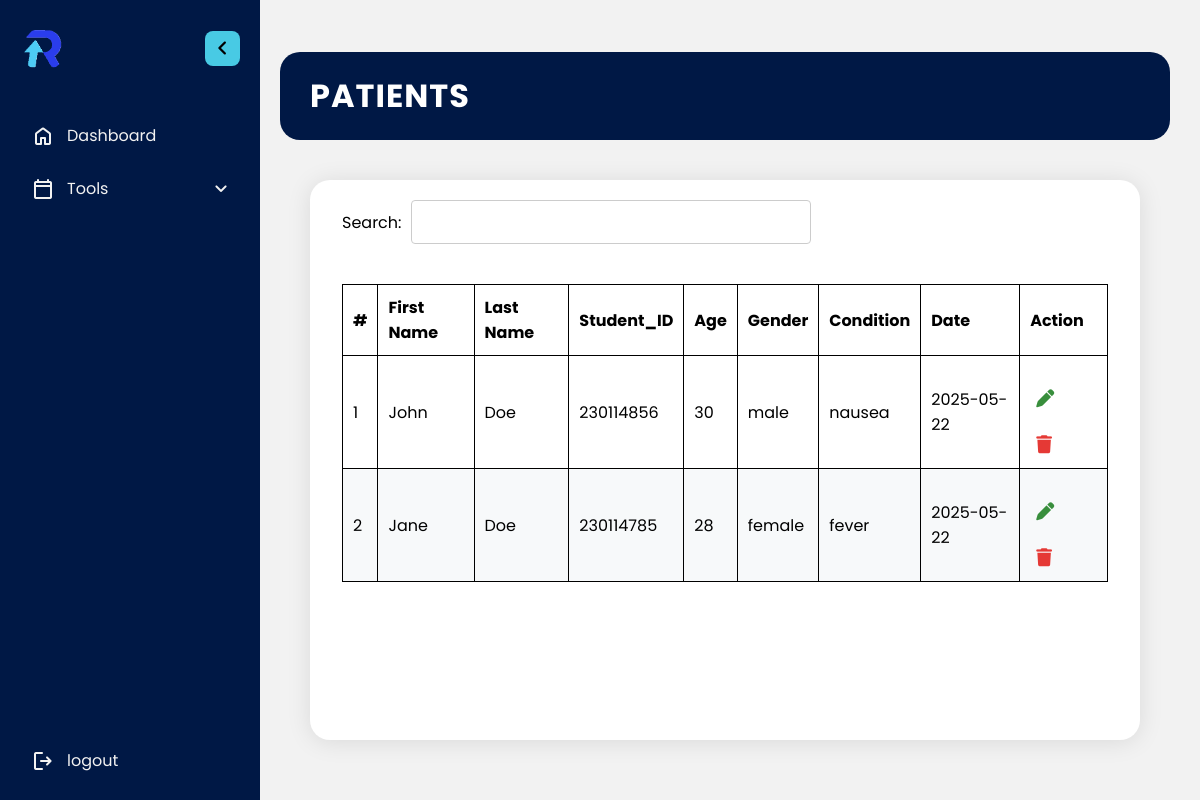
The app's page /records.php with its own data.
### tables this page shows
CREATE TABLE `patients` (
  `id` int(55) NOT NULL,
  `firstName` varchar(55) NOT NULL,
  `lastName` varchar(55) NOT NULL,
  `studentID` int(255) NOT NULL,
  `age` varchar(55) NOT NULL,
  `gender` varchar(55) NOT NULL,
  `condition` varchar(55) NOT NULL,
  `date` date NOT NULL
);

### records.php (the view, shortened to what this page needs)
<?php
include("config.php");
?>
<!DOCTYPE html>
<html lang="en">
<head>
    <link rel="stylesheet" href="bahay/style.css">
    <link rel="stylesheet" href="https://cdnjs.cloudflare.com/ajax/libs/font-awesome/6.7.2/css/all.min.css">
    <link rel="stylesheet" href="https://cdnjs.cloudflare.com/ajax/libs/remixicon/4.2.0/remixicon.css">
</head>
<body>
            <button class="sidebar-menu-button">
            </button>
    <aside class="sidebar">
        <header class="sidebar-header">
            <a href="#" class="header-logo">
                <img src="img/cropped.PNG" alt="Rxecll">
            </a>
            <button class="sidebar-toggler">
                <span class="material-symbols-rounded">chevron_left</span>
            </button>
        </header>
        <nav class="sidebar-nav">
            <ul class="nav-list primary-nav">
                <li class="nav-item">
                    <a href="bahay.php" class="nav-link">
                        <span class="material-symbols-rounded">home</span>
                        <span class="nav-label">Dashboard</span>
                    </a>
                </li>
                <li class="nav-item dropdown-container">
                    <a href="bahay.php" class="nav-link dropdown-toggle">
                        <span class="material-symbols-rounded">calendar_today</span>
                        <span class="nav-label">Tools</span>
                        <span class="dropdown-icon material-symbols-rounded">keyboard_arrow_down</span>
                    </a>
                </li>
            </ul>
            <ul class="nav-list secondary-nav">
                <li class="nav-item">
                    <a href="logout.php" class="nav-link">
                        <span class="material-symbols-rounded">logout</span>
                        <span class="nav-label">logout</span>
                    </a>
                </li>
            </ul>
        </nav>
    </aside>
    <main class="main">
        <header class="main-header">
            <h1 class="main-title">PATIENTS</h1>
        </header>
        <section class="content">
            <div class="main-content" style="padding: 0;">
            <div class="search-container" style="margin-bottom: 20px; display: flex; align-items: center; justify-content: flex-start; width: 100%; padding-left: 32px; padding-top: 20px;">
                <label for="searchInput" class="search-label" style="font-size: 16px; margin-right: 10px;">Search:</label>
                <input type="text" id="searchInput" class="search-input" placeholder="" style="flex: 1 1 300px; max-width: 400px; min-width: 180px; padding: 10px; font-size: 16px; border: 1px solid #ccc; border-radius: 4px;">
            </div>
    <div style="overflow-x:auto; overflow-y:auto; width:100%; max-height:60vh; padding: 0 32px;">
    <table>
        <thead>
            <tr>
                <th>#</th>
                <th>First Name</th>
                <th>Last Name</th>
                <th>Student_ID</th>
                <th>Age</th>
                <th>Gender</th>
                <th>Condition</th>
                <th>Date</th>
                <th>Action</th>
            </tr>
        </thead>
        <tbody id="patientTable">
        <?php
        $sql = "SELECT * from patients";
        $query = $dbh->prepare($sql);
        $query->execute();
        $results = $query->fetchAll(PDO::FETCH_OBJ);
        $cnt = 1;
        if ($results && count($results) > 0) {
            foreach ($results as $result) { ?>
                <tr>
                    <td><?php echo htmlentities($cnt); ?></td>
                    <td><?php echo htmlentities(trim($result->firstName)); ?></td>
                    <td><?php echo htmlentities(trim($result->lastName)); ?></td>
                    <td><?php echo htmlentities($result->studentID); ?></td>
                    <td><?php echo htmlentities($result->age); ?></td>
                    <td><?php echo htmlentities(trim($result->gender)); ?></td>
                    <td><?php echo htmlentities(trim($result->condition)); ?></td>
                    <td><?php echo htmlentities($result->date); ?></td>
                    <td>
                        <button class="edit-btn"
    data-id="<?php echo htmlentities($result->id); ?>"
    data-firstname="<?php echo htmlentities(trim($result->firstName)); ?>"
    data-lastname="<?php echo htmlentities(trim($result->lastName)); ?>"
    data-age="<?php echo htmlentities($result->age); ?>"
    data-gender="<?php echo htmlentities(trim($result->gender)); ?>"
    data-condition="<?php echo htmlentities(trim($result->condition)); ?>"
    data-date="<?php echo htmlentities($result->date); ?>"
    data-doctor_id="<?php echo htmlentities($result->doctor_id); ?>">
    <i class="fa fa-pen" title="Edit"></i>
</button>
<button class="delete-btn" data-id="<?php echo htmlentities($result->id); ?>">
    <i class="fa fa-trash" title="Delete"></i>
</button>
                    </td>
                </tr>
        <?php $cnt++; } } else { ?>
            <tr><td colspan="10" style="text-align:center; color:#888;">No patient records found.</td></tr>
        <?php } ?>
        </tbody>
    </table>
            </div>
            </div>
</main>
</body>
</html>

### bahay/style.css (style rules this page uses)
* { font-family: poppins, sans-serif; margin: 0; padding: 0; box-sizing: border-box; }
body { background-color: #f2f2f2; min-height: 100vh; }
main { display: flex; flex-direction: column; gap: 20px; margin-left: 250px; padding: 20px 30px; transition: all 0.4s ease; }
.main-header { display: flex; align-items: center; justify-content: space-between; padding: 20px 30px; border-radius: 20px; background-color: #001845; color: white; }
section { gap: 20px; margin-left: 0px; padding: 20px 30px; transition: all 0.4s ease; }
.main-content { padding: 20px; margin: 0; width: 100%; height: 70vh; border-radius: 20px; box-shadow: 0 2px 24px rgba(0, 0, 0, 0.1); overflow: hidden; background-color: white; }
.fa { padding-top: 20px; font-size: 100px; }
.sidebar { top: 0; left: 0; position: fixed; width: 260px; height: 100vh; background: #001845; transition: all 0.4s ease; z-index: 1000; }
.sidebar .sidebar-header { display: flex; position: relative; align-items: center; justify-content: space-between; padding: 25px 20px; }
.sidebar-header .header-logo img { height: 46px; width: 46px; display: block; object-fit: contain; border-radius: 50%; }
.sidebar-header .sidebar-toggler { position: absolute; right: 20px; height: 35px; width: 35px; border: none; border-radius: 8px; cursor: pointer; display: flex; align-items: center; justify-content: center; background: #48cae4; transition: 0.4s ease; }
.sidebar-header .sidebar-toggler span { font-size: 1.75rem; transition: 0.4s ease; }
.sidebar-nav .nav-list { list-style: none; display: flex; gap: 4px; padding: 0 15px; flex-direction: column; transform: translateY(15px); transition: 0.4s ease; }
.sidebar-nav .nav-item .nav-link { color: #f2f2f2; display: flex; align-items: center; gap: 12px; white-space: nowrap; padding: 11px 15px; border-radius: 8px; border: 1px solid transparent; text-decoration: none; transition: all 0.3s ease; }
.sidebar-nav .nav-link :where(.nav-label, .dropdown-icon) { transition: opacity 0.3s ease; }
.sidebar-nav .secondary-nav { position: absolute; bottom: 30px; width: 100%; background: #001845; }
.sidebar-nav .dropdown-container { position: relative; }
.sidebar-nav .dropdown-container .dropdown-icon { margin: 0 -4px 0 auto; transition: transform 0.4s ease, opacity 0.3s 0.2s ease; }

### records.php (style rules this page uses)
body, input, select, button { font-family: 'Segoe UI', 'Roboto', Arial, sans-serif; }
.main-title, h2#modalTitle { font-size: 2rem; font-weight: 700; letter-spacing: 1px; }
table { width: 100%; border-collapse: collapse; margin-top: 20px; }
th, td { border: 1px solid black; padding: 10px; text-align: left; }
th { background-color: var(--body-color); }
tbody tr:nth-child(even) { background: #f7f9fa; }
.search-container { margin-bottom: 20px; display: flex; align-items: center; }
.search-label { font-size: 16px; margin-right: 10px; }
.search-input { width: 20%; padding: 10px; font-size: 16px; border: 1px solid #ccc; border-radius: 4px; }
.edit-btn, .delete-btn { background: none; border: none; cursor: pointer; margin-right: 6px; font-size: 18px; color: #388e3c; transition: color 0.2s; padding: 4px 6px; }
.delete-btn { color: #e53935; }
.edit-btn { cursor: pointer; }
.edit-btn i, .delete-btn i { font-size: 18px; vertical-align: middle; }

### records on screen
patients: firstName "John", lastName "Doe", studentID "230114856", age "30", gender "male", condition "nausea", date "2025-05-22"
patients: firstName "Jane", lastName "Doe", studentID "230114785", age "28", gender "female", condition "fever", date "2025-05-22"
